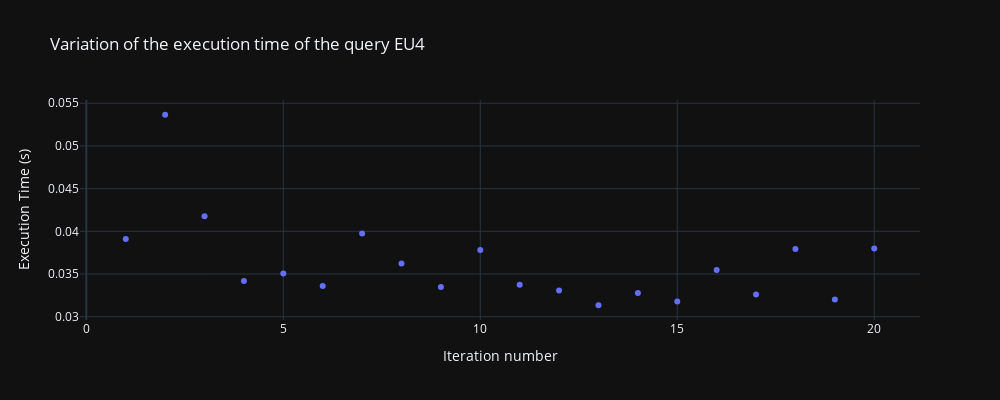

Source (notebook cell):
### Code cell
import plotly.express as px
fig = px.scatter(x=[i for i in range(1,num_iterations+1)], labels={'x': 'Iteration number', 'y': 'Execution Time (s)'}, y=execution_times, title='Variation of the execution time of the query EU4', template='plotly_dark')
fig.update_layout(width=1000, height=400)
fig.show()

### Figure 1 — Plotly figure (JSON) as saved in the notebook; plotly's stock layout.template omitted (floating-point values rounded to 4 significant figures)
{"data": [{"hovertemplate": "Iteration number=%{x}<br>Execution Time (s)=%{y}<extra></extra>", "legendgroup": "", "marker": {"color": "#636efa", "symbol": "circle"}, "mode": "markers", "name": "", "orientation": "v", "showlegend": false, "type": "scatter", "x": [1, 2, 3, 4, 5, 6, 7, 8, 9, 10, 11, 12, 13, 14, 15, 16, 17, 18, 19, 20], "xaxis": "x", "y": [0.03911, 0.05365, 0.04178, 0.03418, 0.03506, 0.03361, 0.03975, 0.03622, 0.03349, 0.0378, 0.03373, 0.03307, 0.03134, 0.03277, 0.03177, 0.03547, 0.0326, 0.03793, 0.03201, 0.03799], "yaxis": "y"}], "layout": {"height": 400, "legend": {"tracegroupgap": 0}, "title": {"text": "Variation of the execution time of the query EU4"}, "width": 1000, "xaxis": {"anchor": "y", "domain": [0, 1], "title": {"text": "Iteration number"}}, "yaxis": {"anchor": "x", "domain": [0, 1], "title": {"text": "Execution Time (s)"}}}}
